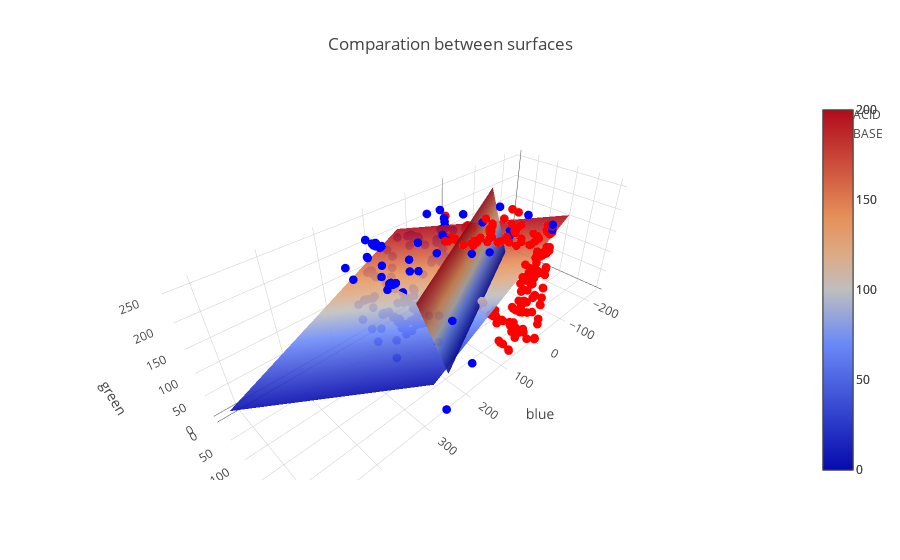

This figure's notebook cell:
### Code cell
acid = go.Scatter3d(
    x=df[df['class'] == 0]['blue'],
    y=df[df['class'] == 0]['red'],
    z=df[df['class'] == 0]['green'],
    mode='markers',
    marker = dict(size=3,
                  color='rgb(255,0,0)',
                  line=dict(width=0)),
    name ='ACID'
)
base = go.Scatter3d(
    x=df[df['class'] == 1]['blue'],
    y=df[df['class'] == 1]['red'],
    z=df[df['class'] == 1]['green'],
    mode='markers',
    marker = dict(size=3,
                  color='rgb(0,0,255)',
                  line=dict(width=0)),
    name ='BASE'
)

x_line = np.linspace(0,200)
y_line = np.linspace(0,200)
X_surface, Y_surface = np.meshgrid(x_line, y_line)
Z = (-hyper_a*X_surface - hyper_b*Y_surface + hyper_d) * (1. / hyper_c)
Z_lda = (-lda_a*X_surface - lda_b*Y_surface + lda_d) * (1. / lda_c)

# something wrong with W matrix
surface = go.Surface(z=X_surface, x=Z, y=Y_surface, opacity=0.9, name ='SURFACE')
surface_lda = go.Surface(z=Y_surface, x=Z_lda, y=X_surface, opacity=0.9, name ='SURFACE_lda')

data_surface = [acid, base, surface, surface_lda]
layout = go.Layout(
    title='Comparation between surfaces',
    scene = dict(
        xaxis = dict(title='blue'),
        yaxis = dict(title='red'),
        zaxis = dict(title='green'),)
)
fig = go.Figure(data=data_surface, layout=layout)
py.iplot(fig,filename='ph-surface')

### Figure 1 — Plotly figure (JSON) as saved in the notebook; plotly's stock layout.template omitted (floating-point values rounded to 4 significant figures; data arrays with more than 128 entries replaced by an {"elided": "..."} marker saying what was removed)
{"data": [{"marker": {"color": "rgb(255,0,0)", "line": {"width": 0}, "size": 3}, "mode": "markers", "name": "ACID", "type": "scatter3d", "x": {"elided": "281 int values"}, "y": {"elided": "281 int values"}, "z": {"elided": "281 int values"}}, {"marker": {"color": "rgb(0,0,255)", "line": {"width": 0}, "size": 3}, "mode": "markers", "name": "BASE", "type": "scatter3d", "x": {"elided": "327 int values"}, "y": {"elided": "327 int values"}, "z": {"elided": "327 int values"}}, {"name": "SURFACE", "opacity": 0.9, "type": "surface", "x": {"elided": "50x50 float values"}, "y": {"elided": "50x50 float values"}, "z": {"elided": "50x50 float values"}}, {"name": "SURFACE_lda", "opacity": 0.9, "type": "surface", "x": {"elided": "50x50 float values"}, "y": {"elided": "50x50 float values"}, "z": {"elided": "50x50 float values"}}], "layout": {"scene": {"xaxis": {"title": "blue"}, "yaxis": {"title": "red"}, "zaxis": {"title": "green"}}, "title": "Comparation between surfaces"}}
